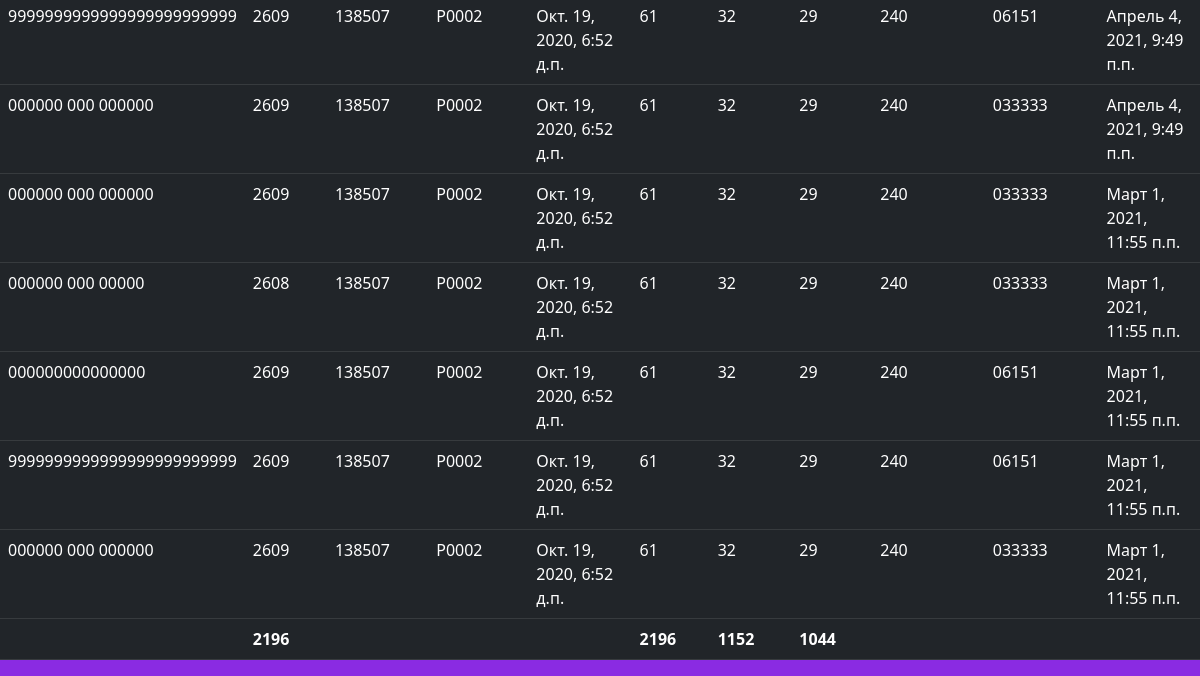
/parsing/ (signed in, lower part), run on an earlier commit of the app's database.
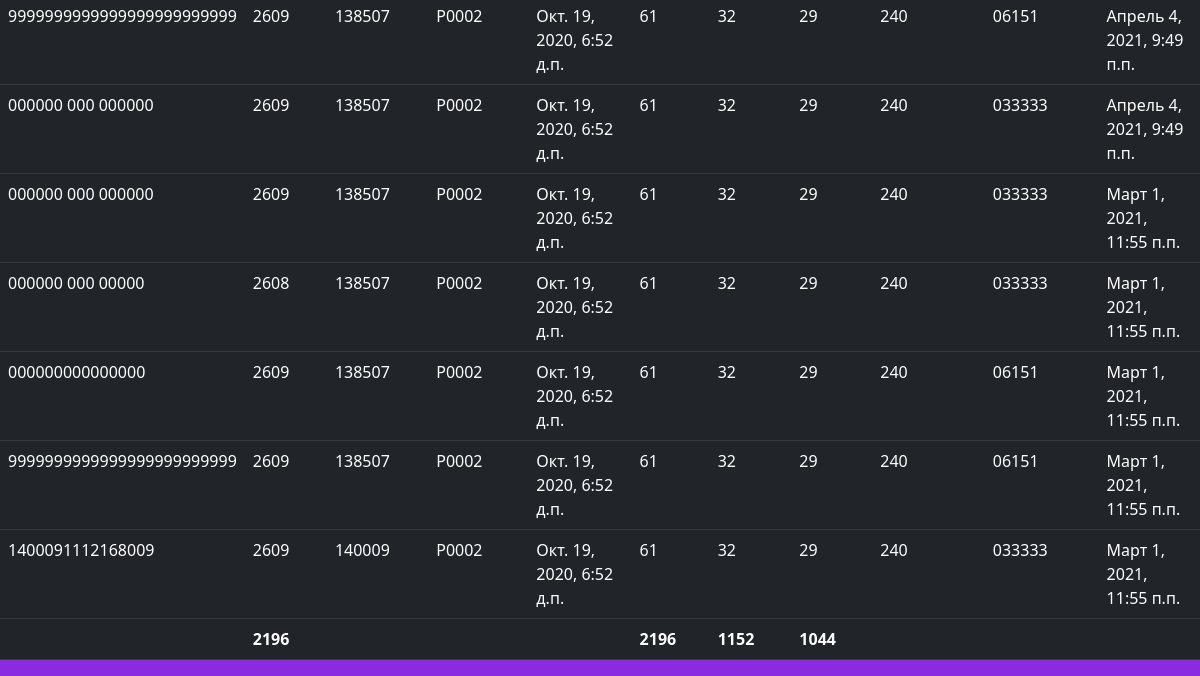
And on a later commit of the database.
### apps/parsing/models.py (models this page shows, shortened)
class Train(models.Model):
    locomotive = models.ForeignKey(
        "Locomotive",
        related_name="trains",
        on_delete=models.PROTECT,
        null=True,
        blank=True,
    )
    ip = models.CharField(max_length=16, verbose_name="Train ID")
    num = models.CharField(max_length=6, verbose_name="Train Number")
    op_st = models.CharField(max_length=6, verbose_name="Station of Operation")
    op_name = models.CharField(max_length=6, verbose_name="Name of Operation")
    op_dt = models.DateTimeField(db_index=True, verbose_name="Time and Date of Operation")
    vag_all = models.IntegerField(verbose_name="Count of all vagons")
    vag_h = models.IntegerField(verbose_name="Count of heavy vagons")
    vag_l = models.IntegerField(verbose_name="Count of light vagons")
    loc_ser = models.CharField(max_length=6, verbose_name="Locomotive series", null=True, blank=True)
    loc_num = models.CharField(max_length=6, verbose_name="Locomotive number", null=True, blank=True)
    parse_dt = models.DateTimeField(auto_now_add=True, db_index=True, null=True, verbose_name="Parsing datetime")
    class Meta:
        verbose_name_plural = "Trains"
        verbose_name = "Train"
        ordering = ["-parse_dt"]

### apps/parsing/views.py (the view)
# urls.py: urlpatterns = [path("", index)]
@login_required
def index(request):
    if request.user.is_authenticated:
        messages = Train.objects.all()
        sum_all_vag = Train.objects.aggregate(Sum("vag_all"))["vag_all__sum"]
        sum_vag_h = Train.objects.aggregate(Sum("vag_h"))["vag_h__sum"]
        sum_vag_l = Train.objects.aggregate(Sum("vag_l"))["vag_l__sum"]
        result = sum_vag_h + sum_vag_l
        return render(request, "parsing/index.html", locals())

### apps/parsing/templates/parsing/index.html (shortened to what this page needs)
{% extends 'main/pattern.html' %}
{% block content %}
    <div>
    <table class="table table-dark table-hover">
    {% for msg in messages %}
           <tr>
               <td>{{ msg.ip }}</td>
               <td>{{ msg.num }}</td>
               <td>{{ msg.op_st }}</td>
               <td>{{ msg.op_name }}</td>
               <td>{{ msg.op_dt }}</td>
               <td>{{ msg.vag_all }}</td>
               <td>{{ msg.vag_h }}</td>
               <td>{{ msg.vag_l }}</td>
               <td>{{ msg.loc_ser }}</td>
               <td>{{ msg.loc_num }}</td>
               <td>{{ msg.parse_dt }}</td>
           </tr>
            {% endfor %}
            <tr>
                <td></td>
                <td><b>{{ result }}</b></td>
               <td></td>
               <td></td>
               <td></td>
               <td><b>{{ sum_all_vag }}</b></td>
                <td><b>{{ sum_vag_h }}</b></td>
                <td><b>{{ sum_vag_l }}</b></td>
                <td></td>
                <td></td>
                <td></td>
            </tr>
    </table>
    </div>
{% endblock %}

### apps/main/templates/main/pattern.html (shortened to what this page needs)
{% load static %}
<!DOCTYPE html>
<html lang="en">
<head>
    <link href="https://cdn.jsdelivr.net/npm/bootstrap@5.0.0-beta3/dist/css/bootstrap.min.css" rel="stylesheet">
    <link rel="stylesheet" href="{% static 'main/css/main.css' %}">
</head>
<body>
{% block content %}
{% endblock %}
</body>
</html>

### apps/main/static/main/css/main.css (style rules this page uses)
body { background: blueviolet; }

What changed in the data, as far as the page shows it:
changed Train (number 7 of 7 on the later page): ip "000000 000 000000" → "1400091112168009"; op_st "138507" → "140009"
